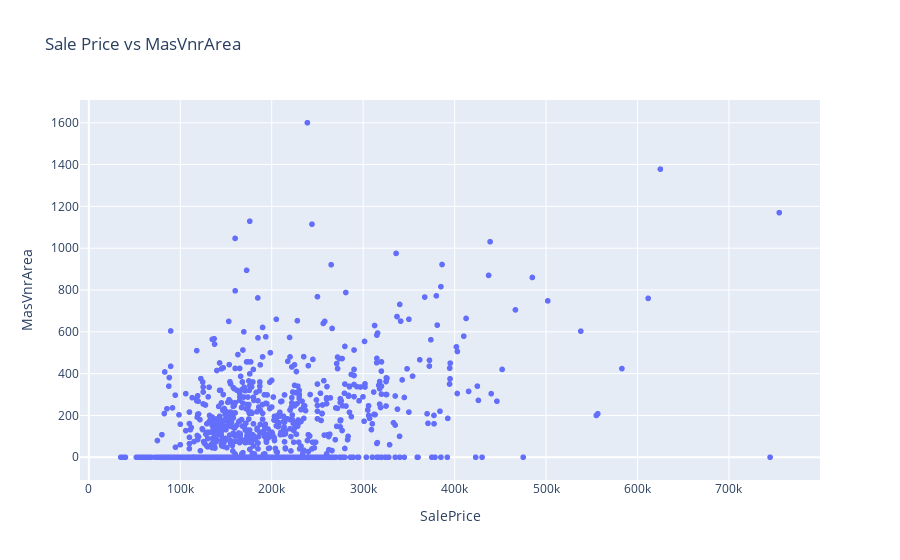

The notebook cell this image was saved under:
### Code cell
fig = px.scatter(prices_df, 
                   x='SalePrice',
                   y="MasVnrArea", 
                   title='Sale Price vs MasVnrArea')
fig.update_layout(bargap=0.1)
fig.show()

### Figure 1 — Plotly figure (JSON) as saved in the notebook; plotly's stock layout.template omitted (floating-point values rounded to 4 significant figures; data arrays with more than 128 entries replaced by an {"elided": "..."} marker saying what was removed)
{"data": [{"hovertemplate": "SalePrice=%{x}<br>MasVnrArea=%{y}<extra></extra>", "legendgroup": "", "marker": {"color": "#636efa", "symbol": "circle"}, "mode": "markers", "name": "", "showlegend": false, "type": "scattergl", "x": {"elided": "1460 int values"}, "xaxis": "x", "y": {"elided": "1460 int values"}, "yaxis": "y"}], "layout": {"bargap": 0.1, "legend": {"tracegroupgap": 0}, "title": {"text": "Sale Price vs MasVnrArea"}, "xaxis": {"anchor": "y", "domain": [0, 1], "title": {"text": "SalePrice"}}, "yaxis": {"anchor": "x", "domain": [0, 1], "title": {"text": "MasVnrArea"}}}}
